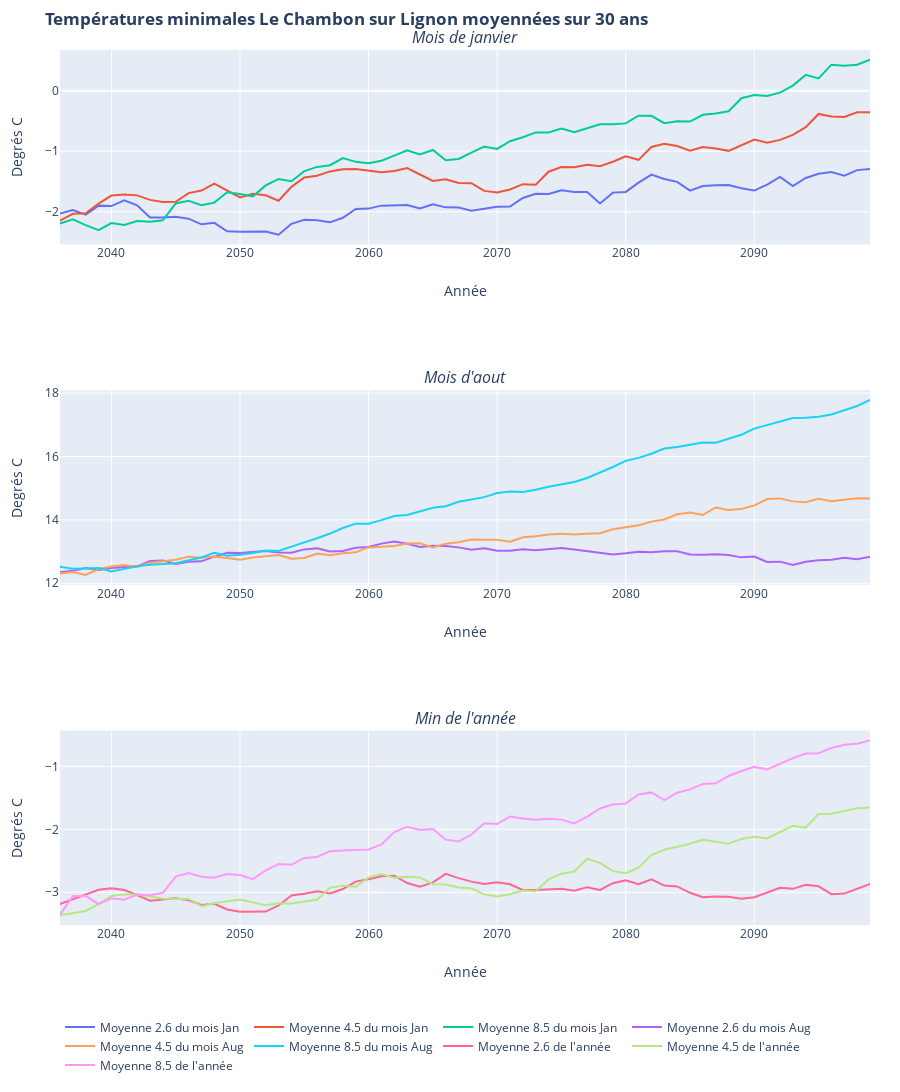

This figure's notebook cell:
### Code cell
q = 0
trace26_0 = go.Scatter(
    x = LeCh_year[firstPlotYear:lastPlotYear],
    y = moymAreaInterval_LeCh_26[q,:],
    name ='Moyenne 2.6 du mois %s'%LeCh_month[calcMonth[q]]
)
trace45_0 = go.Scatter(
    x = LeCh_year[firstPlotYear:lastPlotYear],
    y = moymAreaInterval_LeCh_45[q,:],
    name ='Moyenne 4.5 du mois %s'%LeCh_month[calcMonth[q]]
)
trace85_0 = go.Scatter(
    x = LeCh_year[firstPlotYear:lastPlotYear],
    y = moymAreaInterval_LeCh_85[q,:],
    name ='Moyenne 8.5 du mois %s'%LeCh_month[calcMonth[q]]
)

q = 1
trace26_1 = go.Scatter(
    x = LeCh_year[firstPlotYear:lastPlotYear],
    y = moymAreaInterval_LeCh_26[q,:],
    name ='Moyenne 2.6 du mois %s'%LeCh_month[calcMonth[q]]
)
trace45_1 = go.Scatter(
    x = LeCh_year[firstPlotYear:lastPlotYear],
    y = moymAreaInterval_LeCh_45[q,:],
    name ='Moyenne 4.5 du mois %s'%LeCh_month[calcMonth[q]]
)

trace85_1 = go.Scatter(
    x = LeCh_year[firstPlotYear:lastPlotYear],
    y = moymAreaInterval_LeCh_85[q,:],
    name ='Moyenne 8.5 du mois %s'%LeCh_month[calcMonth[q]]
)

q = 2
trace26_2 = go.Scatter(
    x = LeCh_year[firstPlotYear:lastPlotYear],
    y = moymAreaInterval_LeCh_26[q,:],
    name ="Moyenne 2.6 de l'année"
)
trace45_2 = go.Scatter(
    x = LeCh_year[firstPlotYear:lastPlotYear],
    y = moymAreaInterval_LeCh_45[q,:],
    name ="Moyenne 4.5 de l'année"
)

trace85_2 = go.Scatter(
    x = LeCh_year[firstPlotYear:lastPlotYear],
    y = moymAreaInterval_LeCh_85[q,:],
    name ="Moyenne 8.5 de l'année"
)

fig = subplots.make_subplots(rows=3, 
                          cols=1, 
                          subplot_titles=("<i>Mois de janvier</i>","<i>Mois d'aout</i>","<i>Min de l'année</i>"))

fig.append_trace(trace26_0, 1, 1)
fig.append_trace(trace45_0, 1, 1)
fig.append_trace(trace85_0, 1, 1)
fig.append_trace(trace26_1, 2, 1)
fig.append_trace(trace45_1, 2, 1)
fig.append_trace(trace85_1, 2, 1)
fig.append_trace(trace26_2, 3, 1)
fig.append_trace(trace45_2, 3, 1)
fig.append_trace(trace85_2, 3, 1)

fig.update_xaxes(title_text="Année", row=1, col=1)
fig.update_xaxes(title_text="Année", row=2, col=1)
fig.update_xaxes(title_text="Année", row=3, col=1)

fig.update_yaxes(title_text="Degrés C", row=1, col=1)
fig.update_yaxes(title_text="Degrés C", row=2, col=1)
fig.update_yaxes(title_text="Degrés C", row=3, col=1)

fig['layout']['margin'] = {'l': 60, 'r': 30, 'b': 50, 't': 50}
fig['layout'].update(autosize = False, height=1200, width=900, title='<b>Températures minimales Le Chambon sur Lignon moyennées sur 30 ans</b>')

fig.update_layout(legend_orientation="h")

py.iplot(fig, filename='basic-line')
